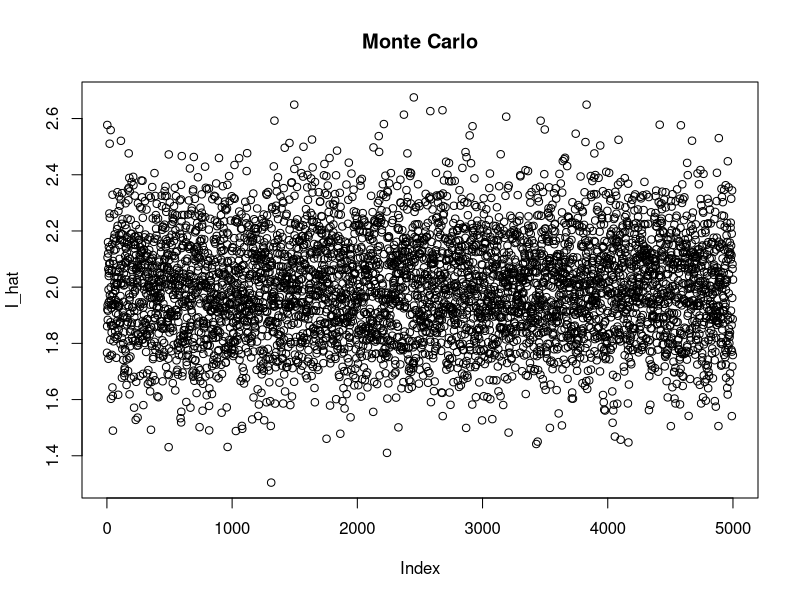
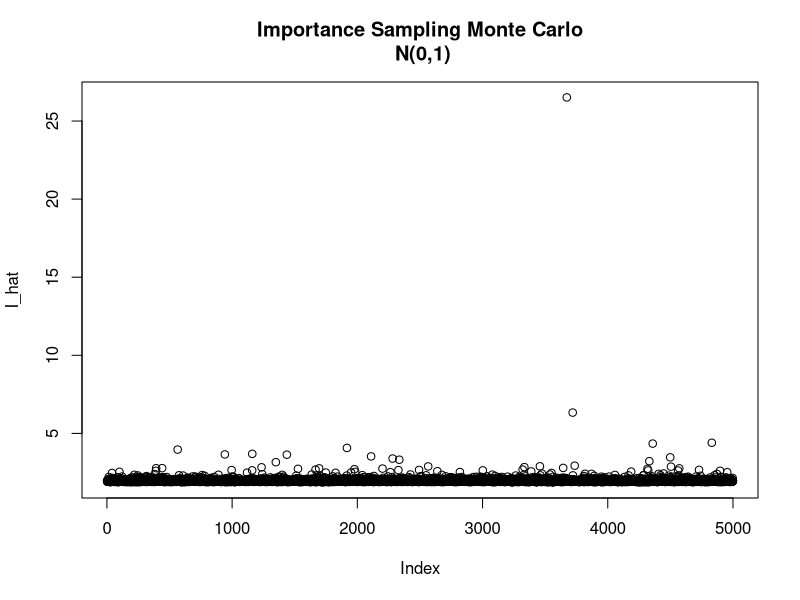
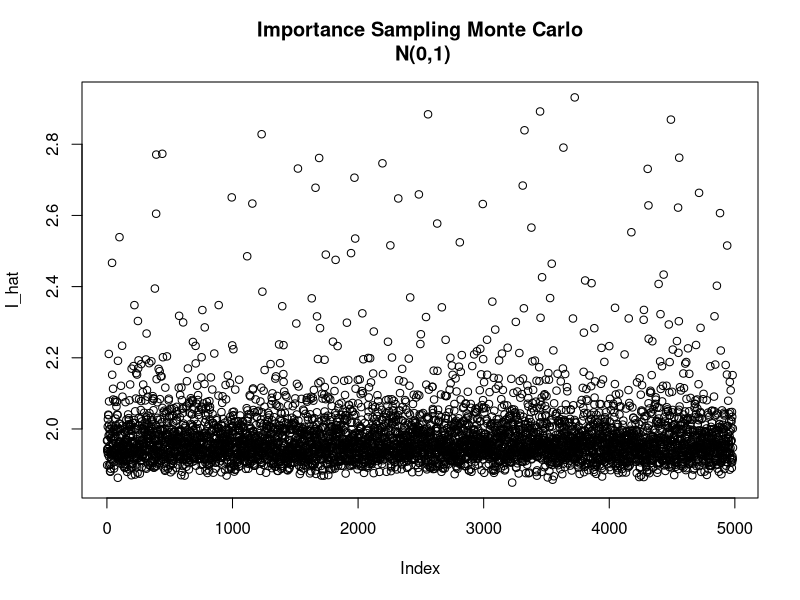
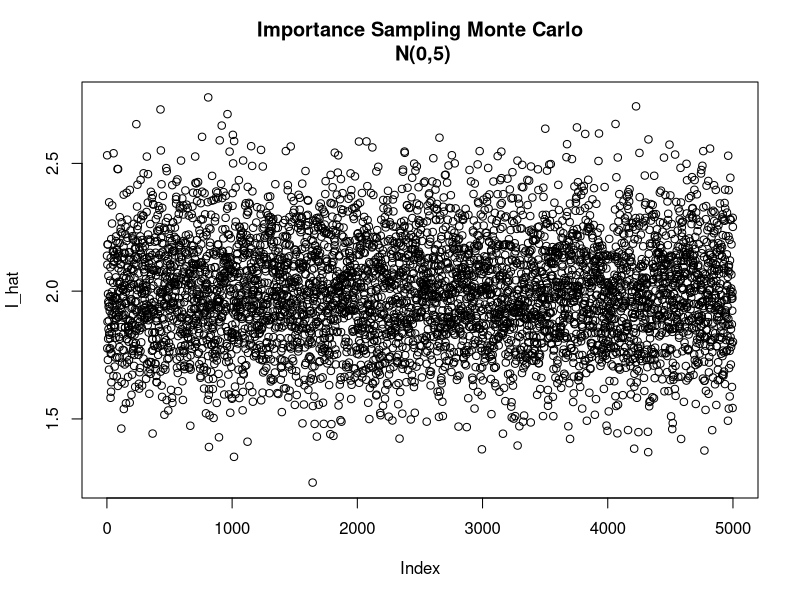
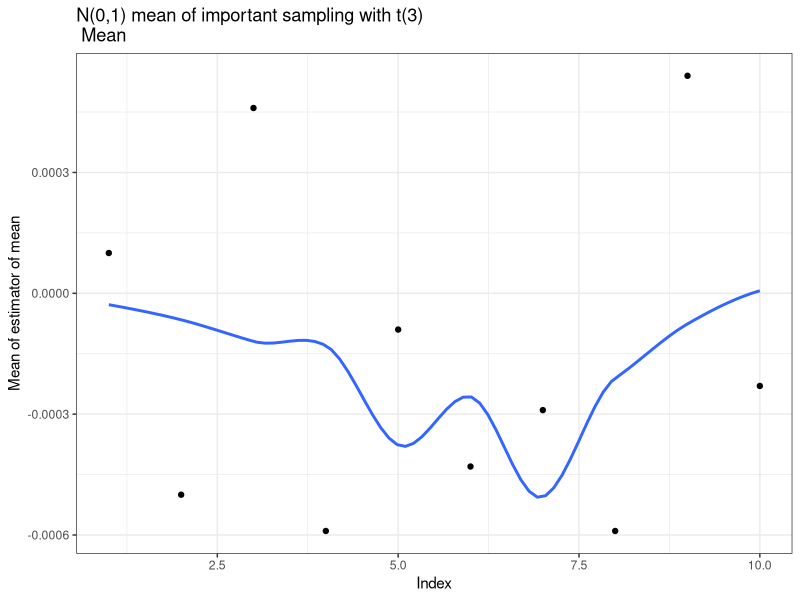
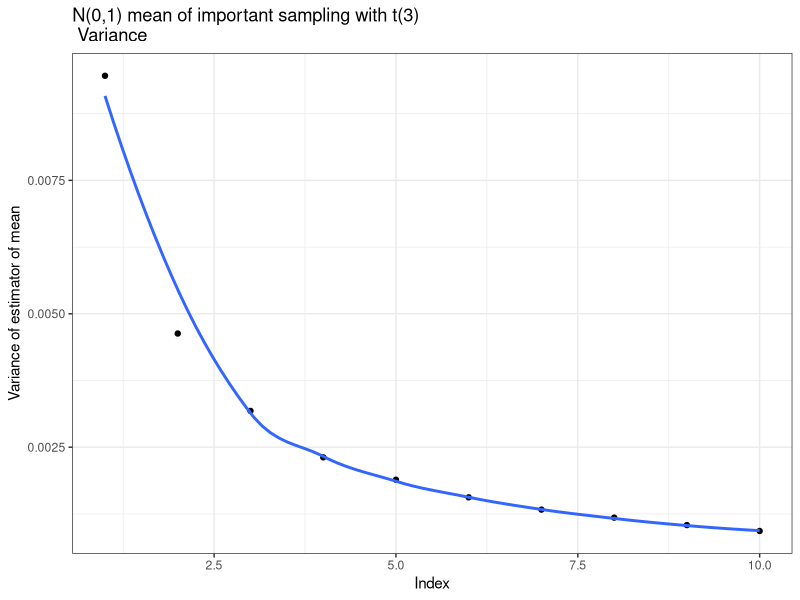
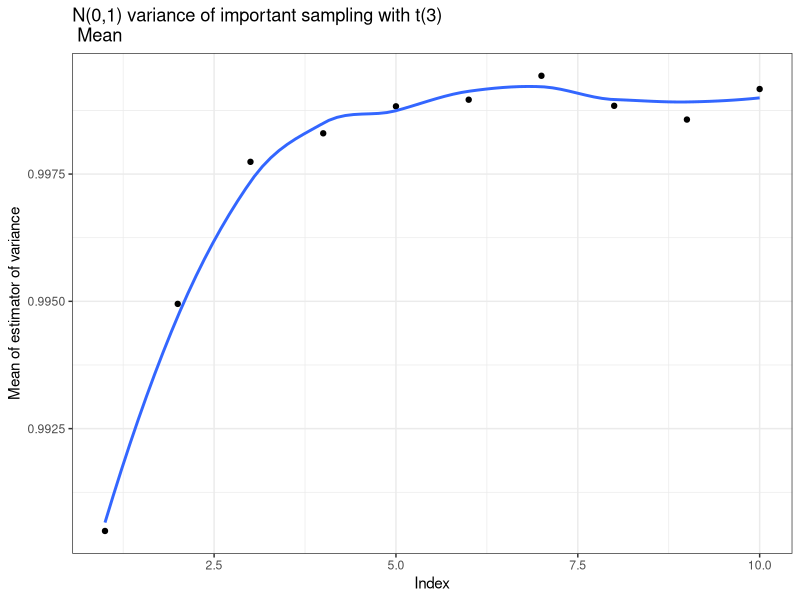
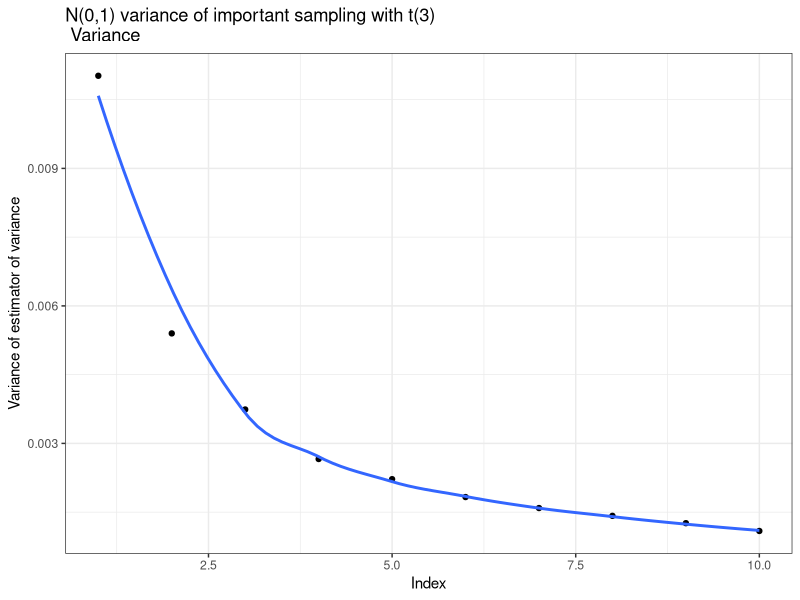

Write the R code that produced these figures, in order.
## ---- chunk 1
library(ggplot2)
library(kableExtra)
library(dplyr)
library(magrittr)
library(kableExtra)
library(knitr)
options(scipen = 10)
## ---- chunk 2
set.seed(3)
# Find I by calculus techniques.
I <- function(x){
  return(exp(-abs(x)))
}
Ans1 <- integrate(I, -20, 20)
Ans1
## ---- chunk 3
N <- 5000 # 5000 samples of size 1000.
n <- 1000

# (1) Monte Carlo

theta.hat <- NULL
for( i in 1:N){
x <- runif(n, -20, 20)
theta.hat[i] <- mean(40*I(x))
}
plot(theta.hat, main = "Monte Carlo",ylab = "I_hat")
Mc.mean <- mean(theta.hat)
Mc.var <- var(theta.hat)

# (2) Importance Sampling Monte Carlo
# N(0,1)

theta.hat <- NULL

for( i in 1:N){
x <- rnorm(n,0,1)
theta.hat[i] <- mean(40*I(x)*dunif(x,-20,20)/dnorm(x,0,1))

}
plot(theta.hat, main = "Importance Sampling Monte Carlo\n N(0,1)",ylab = "I_hat")
t1 <- theta.hat[-which(theta.hat>3)]
plot(t1, main = "Importance Sampling Monte Carlo\n N(0,1)",ylab = "I_hat")
N1.mean <- mean(theta.hat)
N1.var <- var(theta.hat)

# (3) Importance Sampling Monte Carlo
# N(0,5)

theta.hat <- NULL
for( i in 1:N){
  x <- rnorm(n,0,20)
  theta.hat[i] <- mean(40*I(x)*dunif(x,-20,20)/dnorm(x,0,20))
}
plot(theta.hat, main = "Importance Sampling Monte Carlo\n N(0,5)",ylab = "I_hat")

N2.mean <- mean(theta.hat)
N2.var <- var(theta.hat)

# Compare three methods
Q1M <- cbind(Mc.mean, N1.mean, N2.mean) %>% round(., digits = 5)
Q1V <- cbind(Mc.var, N1.var, N2.var) %>% round(., digits = 5)
Q1 <- rbind(Q1M,Q1V)
rownames(Q1) <- c("Mean", "Variance")
colnames(Q1) <- c("MC", "N(0,1)", "N(0,5)")
kable(Q1) %>% kable_styling()
## ---- chunk 4
set.seed(3)
ME <- function(x){
  1/sqrt((2*pi))*exp(-x^2/2)
}
N = 5000
# Mean
# diffn
diffn_mean <- NULL
diffn_var <- NULL
n <- seq(100,1000,by = 100)
for(j in 1:length(n)){
theta.hat <- NULL
for(i in 1:N){
x <- rt(n[j],3)
theta.hat[i] <- mean(x*ME(x)*dunif(x,-30,30)/dt(x,3)*60)
}
diffn_mean <- c(diffn_mean,mean(theta.hat))
diffn_var <- c(diffn_var,var(theta.hat))
}

diffn <- data.frame(c(1:10),diffn_mean, diffn_var) %>% round(., digits = 5)
t(diffn)
# 繪圖
# mean
ggplot(diffn) + 
  geom_point(aes(x = diffn$c.1.10., y = diffn_mean)) +
  geom_smooth(aes(x = diffn$c.1.10., y = diffn_mean), se = FALSE) +
  labs(title="N(0,1) mean of important sampling with t(3)\n Mean",
       x="Index",
       y="Mean of estimator of mean") +
  theme_bw() 

# Variance
ggplot(diffn) + 
  geom_point(aes(x = diffn$c.1.10., y = diffn_var)) +
  geom_smooth(aes(x = diffn$c.1.10., y = diffn_var),se = FALSE) +
  labs(title="N(0,1) mean of important sampling with t(3)\n Variance",
       x="Index",
       y="Variance of estimator of mean") +
  theme_bw() 

# Variance
diffn_mean <- NULL
diffn_var <- NULL
n <- seq(100,1000,by = 100)
for(j in 1:length(n)){
theta.hat <- NULL
for(i in 1:N){
  x <- rt(n[j],3)
  theta.hat1 <- mean(x^2*ME(x)*dunif(x,-30,30)/dt(x,3)*60)
  theta.hat2 <- mean(x*ME(x)*dunif(x,-30,30)/dt(x,3)*60)
  theta.hat[i] <- theta.hat1 - (theta.hat2)^2
}
diffn_mean <- c(diffn_mean,mean(theta.hat))
diffn_var <- c(diffn_var,var(theta.hat))
}

diffn <- data.frame(c(1:10),diffn_mean, diffn_var) %>% round(., digits = 5)
t(diffn)
# 繪圖
# mean
ggplot(diffn) + 
  geom_point(aes(x = diffn$c.1.10., y = diffn_mean)) +
  geom_smooth(aes(x = diffn$c.1.10., y = diffn_mean), se = FALSE) +
  labs(title="N(0,1) variance of important sampling with t(3)\n Mean",
       x="Index",
       y="Mean of estimator of variance") +
  theme_bw() 

# Variance
ggplot(diffn) + 
  geom_point(aes(x = diffn$c.1.10., y = diffn_var)) +
  geom_smooth(aes(x = diffn$c.1.10., y = diffn_var), se = FALSE) +
  labs(title="N(0,1) variance of important sampling with t(3)\n Variance",
       x="Index",
       y="Variance of estimator of variance") +
  theme_bw() 
## ---- chunk 5
set.seed(3)
v <- 3
tv <- function(x,v){
  z <- gamma((v+1)/2)/sqrt(v*pi)/gamma(v/2)/(1+(x^2)/v)^((v+1)/2)
  return(z)
}

# mean
diffn_mean <- NULL
diffn_var <- NULL
n <- seq(100,1000,by = 100)
for(j in 1:length(n)){
theta.hat <- NULL
for(i in 1:N){
x <- rnorm(n[j],0,1)
theta.hat[i] <- mean(x*tv(x,v)/dnorm(x,0,1))
}
diffn_mean <- c(diffn_mean,mean(theta.hat))
diffn_var <- c(diffn_var,var(theta.hat))
}
diffn <- data.frame(c(1:10),diffn_mean, diffn_var) %>% round(., digits = 5)
t(diffn)
# 繪圖

# mean
ggplot(diffn) + 
  geom_point(aes(x = diffn$c.1.10., y = diffn_mean)) +
  geom_smooth(aes(x = diffn$c.1.10., y = diffn_mean), se = FALSE) +
  labs(title="t(3) mean of important sampling with N(0,1)\n Mean",
       x="Index",
       y="mean of estimator of mean") +
  theme_bw() 

# Variance
ggplot(diffn) + 
  geom_point(aes(x = diffn$c.1.10., y = diffn_var)) +
  geom_smooth(aes(x = diffn$c.1.10., y = diffn_var), se = FALSE) +
  labs(title="t(3) mean of important sampling with N(0,1)\n Variance",
       x="Index",
       y="Variance of estimator of mean") +
  theme_bw() 



# Var
diffn_mean <- NULL
diffn_var <- NULL
n <- seq(100,1000,by = 100)
for(j in 1:length(n)){
theta.hat <- NULL
for(i in 1:N){
  x <- rnorm(n[j],0,1)
  theta.hat1 <- (mean(x*tv(x,v)/dnorm(x,0,1)))^2
  theta.hat2 <- mean((x^2)*tv(x,v)/dnorm(x,0,1))
  theta.hat[i] <- theta.hat2 - theta.hat1
}
diffn_mean <- c(diffn_mean,mean(theta.hat))
diffn_var <- c(diffn_var,var(theta.hat))
}

diffn <- data.frame(c(1:10),diffn_mean, diffn_var) %>% round(., digits = 5)
t(diffn)
# 繪圖

# mean
ggplot(diffn) + 
  geom_point(aes(x = diffn$c.1.10., y = diffn_mean)) +
  geom_smooth(aes(x = diffn$c.1.10., y = diffn_mean), se = FALSE) +
  labs(title="t(3) Variance of important sampling with N(0,1)\n Mean",
       x="Index",
       y="mean of estimator of variance") +
  theme_bw() 

# Variance
ggplot(diffn) + 
  geom_point(aes(x = diffn$c.1.10., y = diffn_var)) +
  geom_smooth(aes(x = diffn$c.1.10., y = diffn_var), se = FALSE) +
  labs(title="t(3) Variance of important sampling with N(0,1)\n Variance",
       x="Index",
       y="Variance of estimator of variance") +
  theme_bw() 
